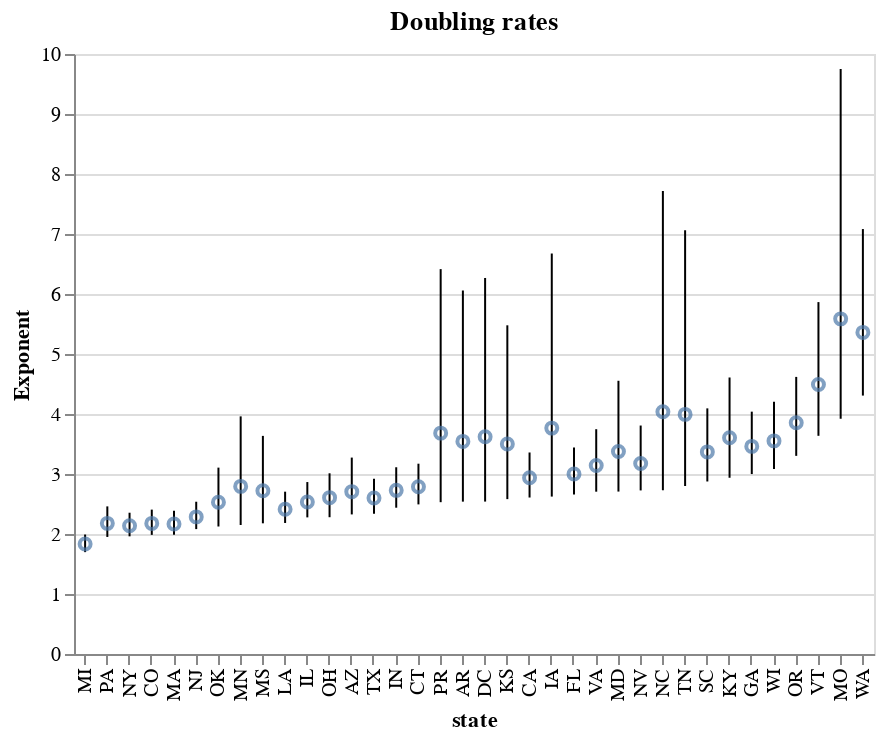

Source (notebook cell):
### Markdown cell above
Doubling rate: if the value is around 2, then expect the number of deaths to double every 2 days.

### Code cell
color = 'dvers'
x = 'state'
y = 'p50'

h = Chart(growth_dbl).mark_point().encode(
    x=A.X(x, title=x, sort=None),
    y=A.Y(y, title='Exponent'),
    tooltip=[x, y]
)

herr = h.mark_errorbar().encode(y=A.Y('p05', title='Exponent'), y2='p95')
# (h + h.mark_point()).interactive()
(herr + h).properties(title='Doubling rates')

### Figure 1 — Vega-Lite specification as saved in the notebook (floating-point values rounded to 4 significant figures)
{"$schema": "https://vega.github.io/schema/vega-lite/v3.4.0.json", "config": {"mark": {"tooltip": null}, "view": {"height": 300, "width": 400}}, "data": {"name": "data-9339944e29c34ae5b96934bbd38c64c9"}, "datasets": {"data-9339944e29c34ae5b96934bbd38c64c9": [{"p05": 1.698, "p50": 1.833, "p95": 1.991, "state": "MI"}, {"p05": 1.951, "p50": 2.177, "p95": 2.46, "state": "PA"}, {"p05": 1.961, "p50": 2.139, "p95": 2.355, "state": "NY"}, {"p05": 1.985, "p50": 2.177, "p95": 2.406, "state": "CO"}, {"p05": 1.987, "p50": 2.166, "p95": 2.387, "state": "MA"}, {"p05": 2.082, "p50": 2.285, "p95": 2.538, "state": "NJ"}, {"p05": 2.125, "p50": 2.528, "p95": 3.106, "state": "OK"}, {"p05": 2.15, "p50": 2.794, "p95": 3.961, "state": "MN"}, {"p05": 2.178, "p50": 2.721, "p95": 3.635, "state": "MS"}, {"p05": 2.184, "p50": 2.413, "p95": 2.705, "state": "LA"}, {"p05": 2.277, "p50": 2.532, "p95": 2.866, "state": "IL"}, {"p05": 2.28, "p50": 2.606, "p95": 3.012, "state": "OH"}, {"p05": 2.326, "p50": 2.706, "p95": 3.274, "state": "AZ"}, {"p05": 2.338, "p50": 2.6, "p95": 2.922, "state": "TX"}, {"p05": 2.438, "p50": 2.728, "p95": 3.112, "state": "IN"}, {"p05": 2.493, "p50": 2.787, "p95": 3.172, "state": "CT"}, {"p05": 2.53, "p50": 3.681, "p95": 6.415, "state": "PR"}, {"p05": 2.539, "p50": 3.543, "p95": 6.058, "state": "AR"}, {"p05": 2.54, "p50": 3.621, "p95": 6.267, "state": "DC"}, {"p05": 2.581, "p50": 3.5, "p95": 5.478, "state": "KS"}, {"p05": 2.608, "p50": 2.937, "p95": 3.359, "state": "CA"}, {"p05": 2.624, "p50": 3.765, "p95": 6.675, "state": "IA"}, {"p05": 2.657, "p50": 3.0, "p95": 3.442, "state": "FL"}, {"p05": 2.705, "p50": 3.141, "p95": 3.747, "state": "VA"}, {"p05": 2.707, "p50": 3.374, "p95": 4.554, "state": "MD"}, {"p05": 2.726, "p50": 3.174, "p95": 3.808, "state": "NV"}, {"p05": 2.731, "p50": 4.036, "p95": 7.717, "state": "NC"}, {"p05": 2.8, "p50": 3.994, "p95": 7.063, "state": "TN"}, {"p05": 2.875, "p50": 3.368, "p95": 4.094, "state": "SC"}, {"p05": 2.937, "p50": 3.604, "p95": 4.609, "state": "KY"}, {"p05": 2.999, "p50": 3.46, "p95": 4.039, "state": "GA"}, {"p05": 3.082, "p50": 3.552, "p95": 4.203, "state": "WI"}, {"p05": 3.303, "p50": 3.854, "p95": 4.618, "state": "OR"}, {"p05": 3.636, "p50": 4.493, "p95": 5.865, "state": "VT"}, {"p05": 3.92, "p50": 5.586, "p95": 9.749, "state": "MO"}, {"p05": 4.307, "p50": 5.36, "p95": 7.082, "state": "WA"}]}, "layer": [{"encoding": {"tooltip": [{"field": "state", "type": "nominal"}, {"field": "p50", "type": "quantitative"}], "x": {"field": "state", "sort": null, "title": "state", "type": "nominal"}, "y": {"field": "p05", "title": "Exponent", "type": "quantitative"}, "y2": {"field": "p95"}}, "mark": "errorbar"}, {"encoding": {"tooltip": [{"field": "state", "type": "nominal"}, {"field": "p50", "type": "quantitative"}], "x": {"field": "state", "sort": null, "title": "state", "type": "nominal"}, "y": {"field": "p50", "title": "Exponent", "type": "quantitative"}}, "mark": "point"}], "title": "Doubling rates"}
